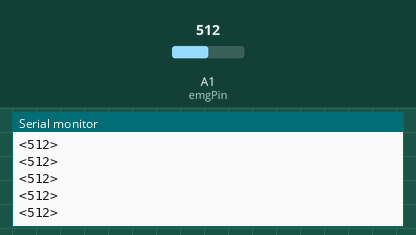
Simulated run of this sketch. Board: Arduino Mega 2560, built with avr-gcc and run on an emulated ATmega2560. On the bench: the last lines printed to the serial monitor. Inputs (shaded band) come from the test bench; at power-on: A1 (emgPin) = 512.

Above: at 1.2 s.
1.3 s: A1 (emgPin) set to 716
At 2.4 s:
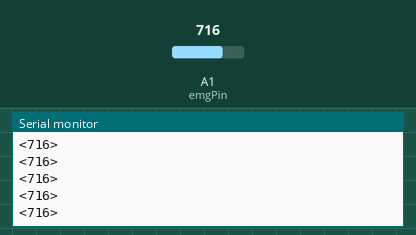
4.3 s: A1 (emgPin) set to 900
At 5.1 s:
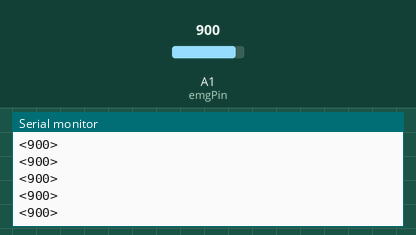
Timing chart, 0 to 7.3 s (numbered marks = the images above; inputs shaded):
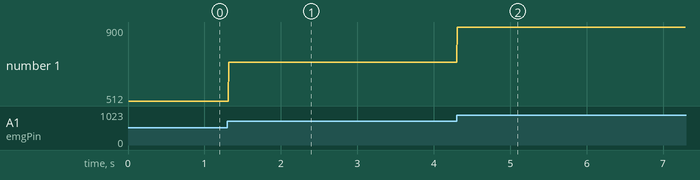

Measured:
- after the input at 1.3 s, the serial monitor: prints a new line at once (image 1)
- after the input at 4.3 s, the serial monitor: prints a new line at once (image 2)
- plotted number 1: 512 → 716 after the input at 1.3 s, 716 → 900 after the input at 4.3 s

The sketch:

SampSensor.ino
```cpp
/*
   EMG Sensor Data Acquisition Code
   Author: Jaider Hoyos
   Platform: Arduino Mega
   Date: 26-05-2023

   This code reads analog values from an EMG (Electromyography) sensor connected to the right side
   and prints them to the serial port. The EMG sensor measures muscle activity and provides an
   analog signal that represents the detected electrical signals.

   To use this code, connect the EMG sensor to the designated pin on the right side of the Arduino
   Mega. Ensure that the serial communication baud rate is set to 9600 in order to view the output
   in the serial monitor.

   Note: Make sure to adjust the pin assignment (emgPin) according to your specific wiring
   configuration.
*/
const byte numChars = 64;
char receivedChars[numChars];

boolean newData = false;


int emgPin = A1;  // EMG sensor pin (right side)

void setup() {
  Serial.begin(115200);  // Initialize serial communication
  Serial.println("<Arduino is ready>");
}

void loop() {
  int emgValue = analogRead(emgPin);
  delay(10);  // Delay for stability
  newData = true;
  replyToPython(emgValue);
}


void replyToPython(int value) {
    if (newData == true) {
        Serial.print("<");
        Serial.print(value);
        Serial.println('>');
        newData = false;
    }
}
```
